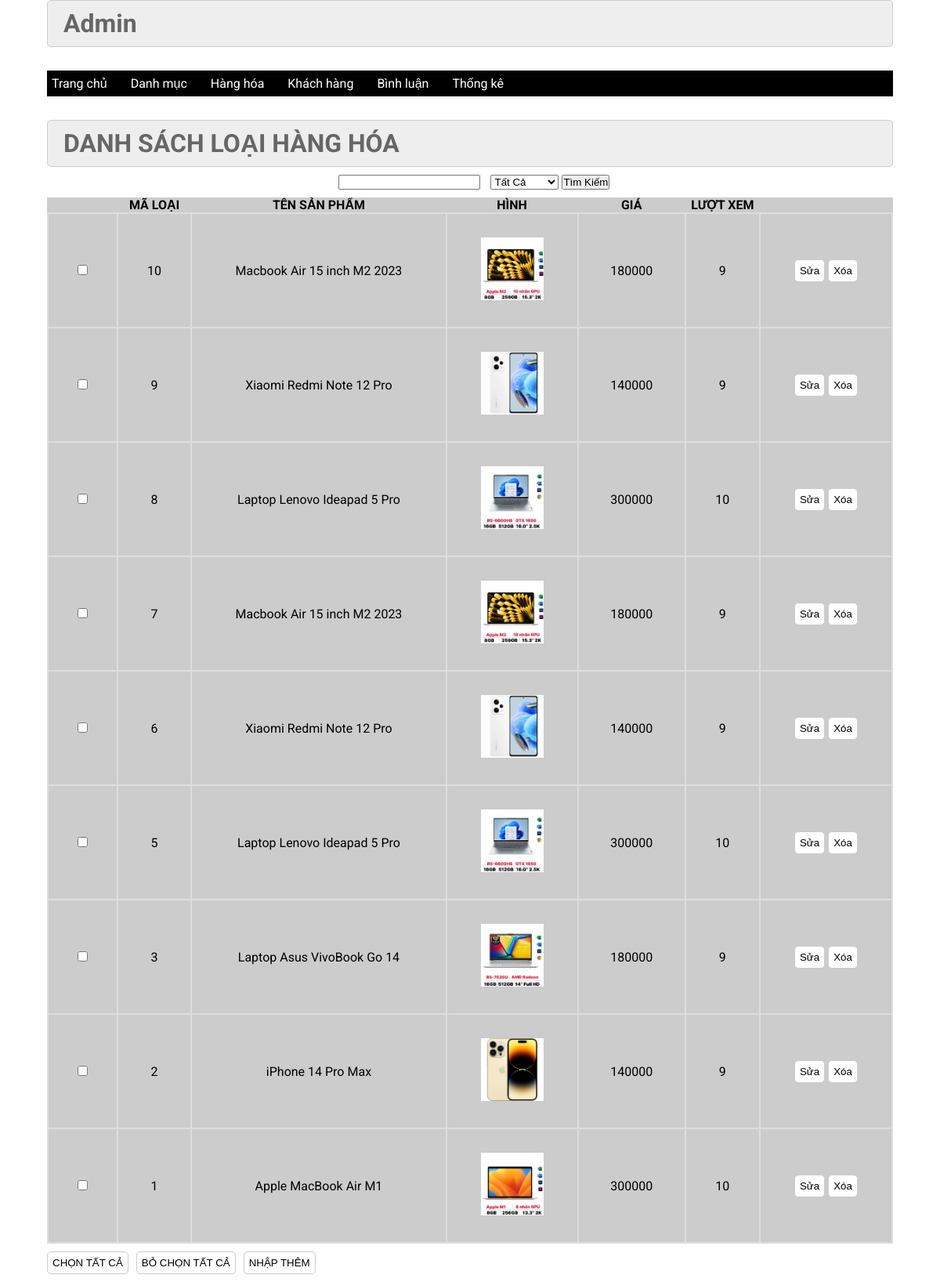
/admin/index.php?act=listsp, run on the app's committed database.
### tables this page shows
CREATE TABLE `sanpham` (
  `id` int(11) NOT NULL,
  `name` varchar(255) NOT NULL,
  `price` double(10,2) NOT NULL DEFAULT 0.00,
  `img` varchar(255) NOT NULL,
  `mota` text NOT NULL,
  `luotxem` int(11) NOT NULL DEFAULT 0,
  `iddm` int(11) NOT NULL
);

### model/pdo.php (called while the page is built, shortened)
<?php
function pdo_get_connection(){
    $servername = "localhost";
    $username = "root";
    $password = "";
    try {
        $conn = new PDO("mysql:host=$servername;dbname=duanmau2023", $username, $password);
        $conn->setAttribute(PDO::ATTR_ERRMODE, PDO::ERRMODE_EXCEPTION);
        return $conn;
    } catch(PDOException $e) {
        echo "Connection failed: " . $e->getMessage();
    }
}
function pdo_query($sql){
    $sql_args=array_slice(func_get_args(),1);
    try{
        $conn=pdo_get_connection();
        $stmt=$conn->prepare($sql);
        $stmt->execute($sql_args);
        $rows=$stmt->fetchAll();
        return $rows;
    }
    catch(PDOException $e){
        throw $e;
    }
    finally{
        unset($conn);
    }
}
?>

### model/sanpham.php (called while the page is built, shortened)
<?php
function loadall_sanpham($keyw="",$iddm=0){
    $sql="select * from sanpham where 1";
    $sql.=" order by id desc";
    $listsanpham=pdo_query($sql);
    return  $listsanpham;
}
    ?>

### admin/sanpham/list.php (the view, shortened to what this page needs)
<div class="row2">
         <div class="row2 font_title">
          <h1>DANH SÁCH LOẠI HÀNG HÓA</h1>
         </div>
         <form action="index.php?act=listsp" method="post">
            <input type="text" name="kyw" id="" style="margin: 10px">
         <select name="iddm" id="">
            <option value="0" selected>Tất Cả</option>
            </select>
            <input type="submit" value="Tìm Kiếm" name="listok">
            </form>
         <div class="row2 form_content ">
          <form action="#" method="POST">
           <div class="row2 mb10 formds_loai">
           <table>
            <tr>
                <th></th>
                <th>MÃ LOẠI</th>
                <th>TÊN SẢN PHẨM</th>
                <th>HÌNH</th>
                <th>GIÁ</th>
                <th>LƯỢT XEM</th>
            </tr>
            <?php
                foreach($listsanpham as $sanpham){
                    extract($sanpham);
                    $suasp="index.php?act=suasp&id=".$id;
                    $xoasp="index.php?act=xoasp&id=".$id;
                    $hinhpath="../upload/".$img;
                    if(is_file($hinhpath)){
                        $hinh="<img src='".$hinhpath."' height='80'>";
                    }else{
                        $hinh="no photto";
                    }
                    echo '
                    <tr>
                    <td><input type="checkbox" name="" id=""></td>
                    <td>'.$id.'</td>
                    <td>'.$name.'</td>
                    <td>'.$hinh.'</td>
                    <td>'.$price.'</td>
                    <td>'.$luotxem.'</td>
                    <td><a href="'.$suasp.'"><input type="button" value="Sửa"></a>  <a href="'.$xoasp.'"><input type="button" value="Xóa"></a></td>
                </tr>
                    ';
                }
            ?>
           </table>
           </div>
           <div class="row mb10 ">
         <input class="mr20" type="button" value="CHỌN TẤT CẢ">
         <input  class="mr20" type="button" value="BỎ CHỌN TẤT CẢ">
            <a href="index.php?act=addsp"> <input  class="mr20" type="button" value="NHẬP THÊM"></a>
           </div>
          </form>
         </div>
        </div>
    </div>

### css/css.css (style rules this page uses)
:root { --white-color:#fff; --black-color:#000; --text-color:#333; }
* { margin:0; padding:0; box-sizing:border-box; }
body { font-family:'Roboto', sans-serif; }
.row { display:flex; width:100%; }
.row2 { float:left; width:100%; }
.mb10 { margin-bottom:10px; }
form { text-align:center; }
.form_account input[type="reset"], .form_account input[type="submit"], .form_content input[type="submit"], .form_content input[type="reset"], .form_content input[type="button"] { padding:6px; background:white; border:1px solid #CCC; border-radius:5px; }
.font_title { background-color:#EEE; border:1px #CCC solid; color:#666; border-radius:5px; padding:10px 20px; }
.mr20 { margin-right:10px; }
.formds_loai table { width:100%; border-collapse:collapse; background-color:#ccc; padding:20px; }
.formds_loai table td { padding:10px 20px; border:2px #ddd solid; padding:30px; }

### data on the page
sanpham: id "10", name "Macbook Air 15 inch M2 2023", img (picture), price "180000", luotxem "9"
sanpham: id "9", name "Xiaomi Redmi Note 12 Pro", img (picture), price "140000", luotxem "9"
sanpham: id "8", name "Laptop Lenovo Ideapad 5 Pro", img (picture), price "300000", luotxem "10"
sanpham: id "7", name "Macbook Air 15 inch M2 2023", img (picture), price "180000", luotxem "9"
sanpham: id "6", name "Xiaomi Redmi Note 12 Pro", img (picture), price "140000", luotxem "9"
sanpham: id "5", name "Laptop Lenovo Ideapad 5 Pro", img (picture), price "300000", luotxem "10"
sanpham: id "3", name "Laptop Asus VivoBook Go 14", img (picture), price "180000", luotxem "9"
sanpham: id "2", name "iPhone 14 Pro Max", img (picture), price "140000", luotxem "9"
sanpham: id "1", name "Apple MacBook Air M1", img (picture), price "300000", luotxem "10"
